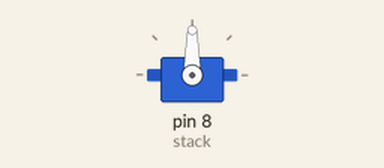
Recording of a sketch running on a simulated Arduino Uno, built with avr-gcc and run on an emulated ATmega328P. Shown: servo.

Above: at 6.0 s.
Timing chart, 0 to 9.0 s (numbered marks = the images above):
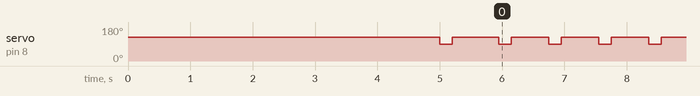

Measured:
- by itself, servo on pin 8 (stack): goes 90° 0.20 s, 125° 0.75 s, 155 × (90° 0.20 s, 125° 0.60 s), then 90°

The sketch:

SerStack.ino
```cpp
#include <Servo.h>

Servo stack;

void setup(){
  stack.attach(8);
  stack.write(125);
  delay(5000);
  stack.write(90);
  delay(200);
  stack.write(125);
  delay(750);

}

void loop(){
  stack.write(90);
  delay(200);
  stack.write(125);
  delay(600);
}
```
